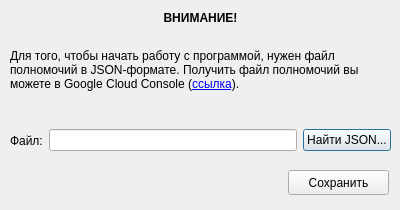
<?xml version="1.0" encoding="UTF-8"?>
<ui version="4.0">
 <class>formJSONCreds</class>
 <widget class="QDialog" name="formJSONCreds">
  <property name="geometry">
   <rect>
    <x>0</x>
    <y>0</y>
    <width>400</width>
    <height>210</height>
   </rect>
  </property>
  <property name="minimumSize">
   <size>
    <width>400</width>
    <height>210</height>
   </size>
  </property>
  <property name="maximumSize">
   <size>
    <width>400</width>
    <height>210</height>
   </size>
  </property>
  <property name="windowTitle">
   <string>Нет полномочий!</string>
  </property>
  <widget class="QLabel" name="labelHeader">
   <property name="geometry">
    <rect>
     <x>10</x>
     <y>10</y>
     <width>381</width>
     <height>17</height>
    </rect>
   </property>
   <property name="layoutDirection">
    <enum>Qt::LeftToRight</enum>
   </property>
   <property name="text">
    <string>&lt;html&gt;&lt;head/&gt;&lt;body&gt;&lt;p&gt;&lt;span style=&quot; font-weight:600;&quot;&gt;ВНИМАНИЕ!&lt;/span&gt;&lt;/p&gt;&lt;/body&gt;&lt;/html&gt;</string>
   </property>
   <property name="alignment">
    <set>Qt::AlignCenter</set>
   </property>
  </widget>
  <widget class="QLabel" name="labelDescription">
   <property name="geometry">
    <rect>
     <x>10</x>
     <y>30</y>
     <width>381</width>
     <height>81</height>
    </rect>
   </property>
   <property name="text">
    <string>&lt;html&gt;&lt;head/&gt;&lt;body&gt;&lt;p&gt;Для того, чтобы начать работу с программой, нужен файл полномочий в JSON-формате. Получить файл полномочий вы можете в Google Cloud Console (&lt;a href=&quot;https://console.cloud.google.com/apis/credentials&quot;&gt;&lt;span style=&quot; text-decoration: underline; color:#0000ff;&quot;&gt;ссылка&lt;/span&gt;&lt;/a&gt;).&lt;/p&gt;&lt;/body&gt;&lt;/html&gt;</string>
   </property>
   <property name="wordWrap">
    <bool>true</bool>
   </property>
  </widget>
  <widget class="QWidget" name="horizontalLayoutWidget">
   <property name="geometry">
    <rect>
     <x>10</x>
     <y>120</y>
     <width>381</width>
     <height>41</height>
    </rect>
   </property>
   <layout class="QHBoxLayout" name="horizontalLayout">
    <item>
     <widget class="QLabel" name="labelFile">
      <property name="text">
       <string>Файл:</string>
      </property>
     </widget>
    </item>
    <item>
     <widget class="QLineEdit" name="lineEditFile">
      <property name="enabled">
       <bool>true</bool>
      </property>
      <property name="echoMode">
       <enum>QLineEdit::Normal</enum>
      </property>
      <property name="readOnly">
       <bool>true</bool>
      </property>
     </widget>
    </item>
    <item>
     <widget class="QPushButton" name="buttonFile">
      <property name="text">
       <string>Найти JSON...</string>
      </property>
     </widget>
    </item>
   </layout>
  </widget>
  <widget class="QPushButton" name="buttonSave">
   <property name="geometry">
    <rect>
     <x>288</x>
     <y>170</y>
     <width>101</width>
     <height>25</height>
    </rect>
   </property>
   <property name="text">
    <string>Сохранить</string>
   </property>
  </widget>
 </widget>
 <resources/>
 <connections>
  <connection>
   <sender>buttonFile</sender>
   <signal>clicked()</signal>
   <receiver>formJSONCreds</receiver>
   <slot>buttonFile_clicked()</slot>
   <hints>
    <hint type="sourcelabel">
     <x>337</x>
     <y>140</y>
    </hint>
    <hint type="destinationlabel">
     <x>199</x>
     <y>149</y>
    </hint>
   </hints>
  </connection>
  <connection>
   <sender>buttonSave</sender>
   <signal>clicked()</signal>
   <receiver>formJSONCreds</receiver>
   <slot>buttonSave_clicked()</slot>
   <hints>
    <hint type="sourcelabel">
     <x>338</x>
     <y>182</y>
    </hint>
    <hint type="destinationlabel">
     <x>199</x>
     <y>104</y>
    </hint>
   </hints>
  </connection>
 </connections>
 <slots>
  <slot>buttonFile_clicked()</slot>
  <slot>buttonSave_clicked()</slot>
 </slots>
</ui>
